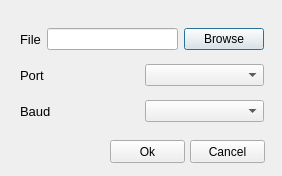
<?xml version="1.0" encoding="UTF-8"?>
<ui version="4.0">
 <class>SettingsDialog</class>
 <widget class="QDialog" name="SettingsDialog">
  <property name="geometry">
   <rect>
    <x>0</x>
    <y>0</y>
    <width>282</width>
    <height>176</height>
   </rect>
  </property>
  <property name="windowTitle">
   <string>Settings</string>
  </property>
  <widget class="QWidget" name="layoutWidget">
   <property name="geometry">
    <rect>
     <x>20</x>
     <y>20</y>
     <width>244</width>
     <height>111</height>
    </rect>
   </property>
   <layout class="QVBoxLayout" name="verticalLayout">
    <item>
     <layout class="QHBoxLayout" name="horizontalLayout">
      <item>
       <widget class="QLabel" name="label">
        <property name="font">
         <font>
          <pointsize>10</pointsize>
         </font>
        </property>
        <property name="text">
         <string>File</string>
        </property>
       </widget>
      </item>
      <item>
       <widget class="QLineEdit" name="lineEdit"/>
      </item>
      <item>
       <widget class="QPushButton" name="pushButton">
        <property name="text">
         <string>Browse</string>
        </property>
       </widget>
      </item>
     </layout>
    </item>
    <item>
     <layout class="QHBoxLayout" name="horizontalLayout_3">
      <item>
       <widget class="QLabel" name="label_2">
        <property name="font">
         <font>
          <pointsize>10</pointsize>
         </font>
        </property>
        <property name="text">
         <string>Port</string>
        </property>
       </widget>
      </item>
      <item>
       <widget class="QComboBox" name="comboBox"/>
      </item>
     </layout>
    </item>
    <item>
     <layout class="QHBoxLayout" name="horizontalLayout_2">
      <item>
       <widget class="QLabel" name="label_3">
        <property name="font">
         <font>
          <pointsize>10</pointsize>
         </font>
        </property>
        <property name="text">
         <string>Baud</string>
        </property>
       </widget>
      </item>
      <item>
       <widget class="QComboBox" name="comboBox_2"/>
      </item>
     </layout>
    </item>
   </layout>
  </widget>
  <widget class="QPushButton" name="pushButton_2">
   <property name="geometry">
    <rect>
     <x>190</x>
     <y>140</y>
     <width>75</width>
     <height>23</height>
    </rect>
   </property>
   <property name="text">
    <string>Cancel</string>
   </property>
  </widget>
  <widget class="QPushButton" name="pushButton_3">
   <property name="geometry">
    <rect>
     <x>110</x>
     <y>140</y>
     <width>75</width>
     <height>23</height>
    </rect>
   </property>
   <property name="text">
    <string>Ok</string>
   </property>
  </widget>
 </widget>
 <resources/>
 <connections/>
</ui>
